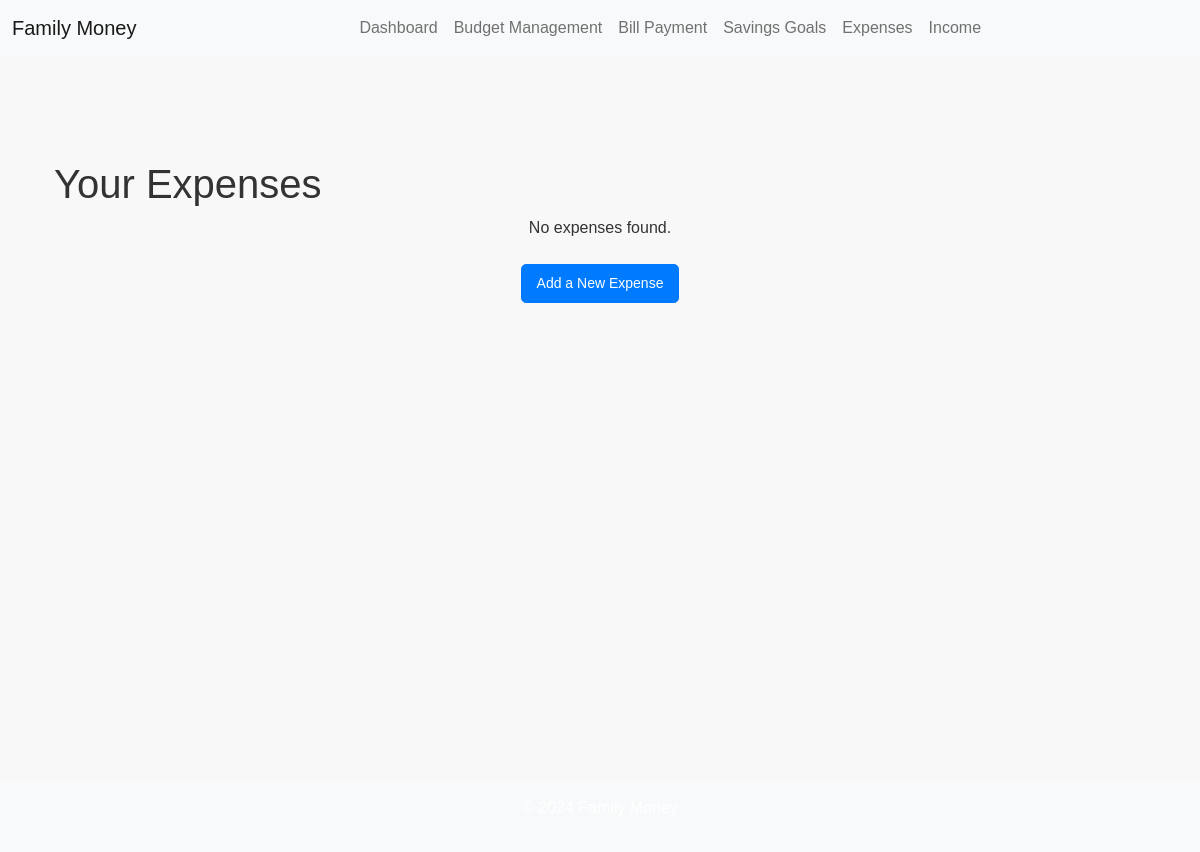
/financials/expenses/, run on an earlier commit of the app's database.
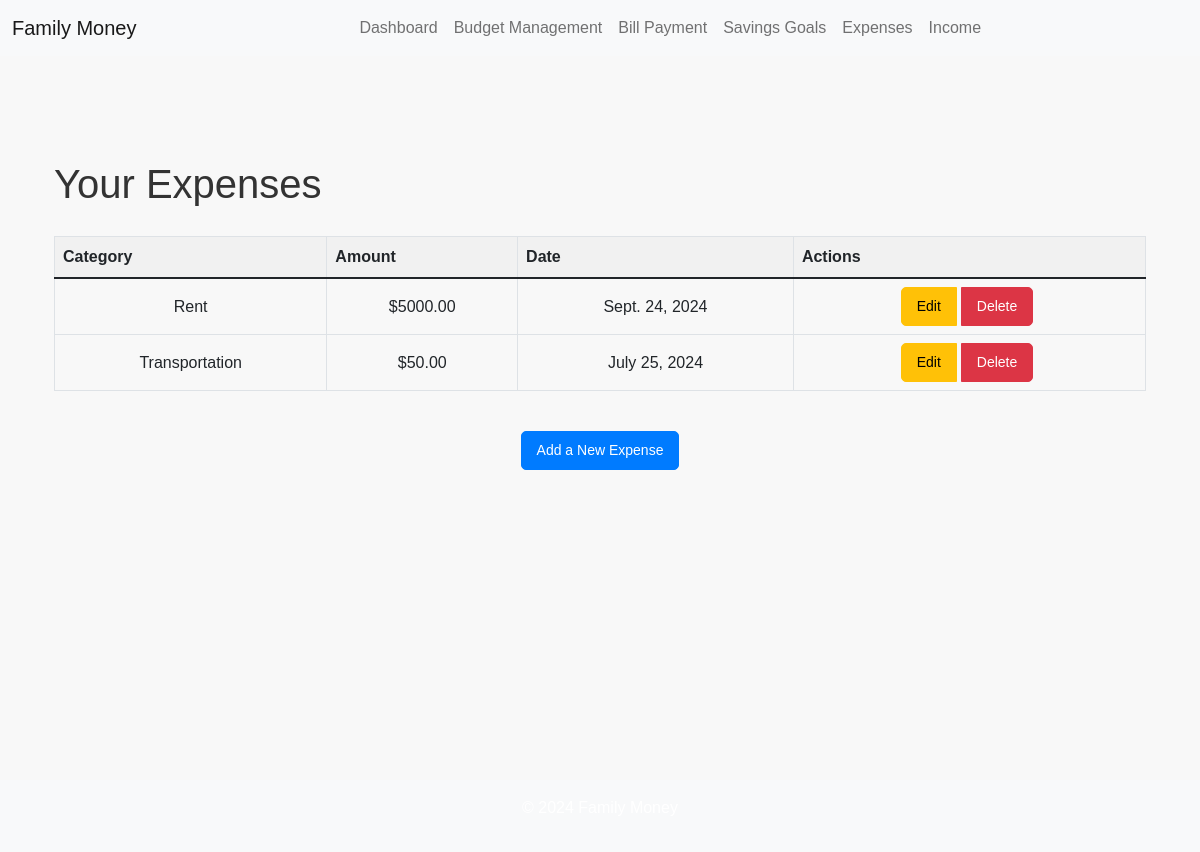
And on a later commit of the database.
### financials/models.py (models this page shows, shortened)
class Expense(models.Model):
    category = models.ForeignKey(Category, on_delete=models.CASCADE)
    amount = models.DecimalField(max_digits=10, decimal_places=2)
    date = models.DateField()

class Category(models.Model):
    name = models.CharField(max_length=100, unique=True)
    def __str__(self):
        return self.name

### financials/views.py (the view)
# urls.py: path('expenses/', ExpenseListView.as_view(), name='expense_list'),
class ExpenseListView(ListView):
    model = Expense
    template_name = 'financials/expense_list.html'
    context_object_name = 'expenses'
    def get_queryset(self):
        return Expense.objects.all()

### financials/templates/financials/expense_list.html
{% extends 'base.html' %}
{% block content %}
<div class="container mt-5">
  <h1>Your Expenses</h1>
  {% if expenses %}
  <div class="table-responsive">
    <table class="table table-bordered table-hover">
      <thead class="thead-light">
        <tr>
          <th>Category</th>
          <th>Amount</th>
          <th>Date</th>
          <th>Actions</th>
        </tr>
      </thead>
      <tbody>
        {% for expense in expenses %}
        <tr>
          <td>{{ expense.category }}</td>
          <td>${{ expense.amount }}</td>
          <td>{{ expense.date }}</td>
          <td>
            <div class="btn-group" role="group">
              <a
                href="{% url 'financials:expense_edit' expense.pk %}"
                class="btn btn-sm btn-warning"
                >Edit</a
              >
              <a
                href="{% url 'financials:expense_delete' expense.pk %}"
                class="btn btn-sm btn-danger"
                >Delete</a
              >
            </div>
          </td>
        </tr>
        {% endfor %}
      </tbody>
    </table>
  </div>
  {% else %}
  <p class="text-center">No expenses found.</p>
  {% endif %}
  <div class="text-center mt-4">
    <a href="{% url 'financials:expense_create' %}" class="btn btn-primary"
      >Add a New Expense</a
    >
  </div>
</div>
{% endblock %}

What changed in the data, as far as the page shows it:
added Expense: category "Rent", amount "5000.00", date "Sept. 24, 2024"
added Expense: category "Transportation", amount "50.00", date "July 25, 2024"
Also different on the page:
text no longer shown: "No expenses found."
text now shown: "Category Amount Date Actions"
